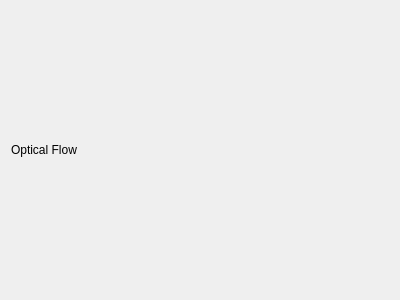
<?xml version="1.0" encoding="UTF-8"?>
<ui version="4.0">
 <class>OpticalFlowWidget</class>
 <widget class="QWidget" name="OpticalFlowWidget">
  <property name="geometry">
   <rect>
    <x>0</x>
    <y>0</y>
    <width>400</width>
    <height>300</height>
   </rect>
  </property>
  <property name="windowTitle">
   <string>Form</string>
  </property>
  <layout class="QGridLayout" name="gridLayout">
   <item row="0" column="0">
    <layout class="QVBoxLayout" name="verticalLayout">
     <item>
      <widget class="QLabel" name="label">
       <property name="text">
        <string>Optical Flow</string>
       </property>
      </widget>
     </item>
    </layout>
   </item>
  </layout>
 </widget>
 <resources/>
 <connections/>
</ui>
